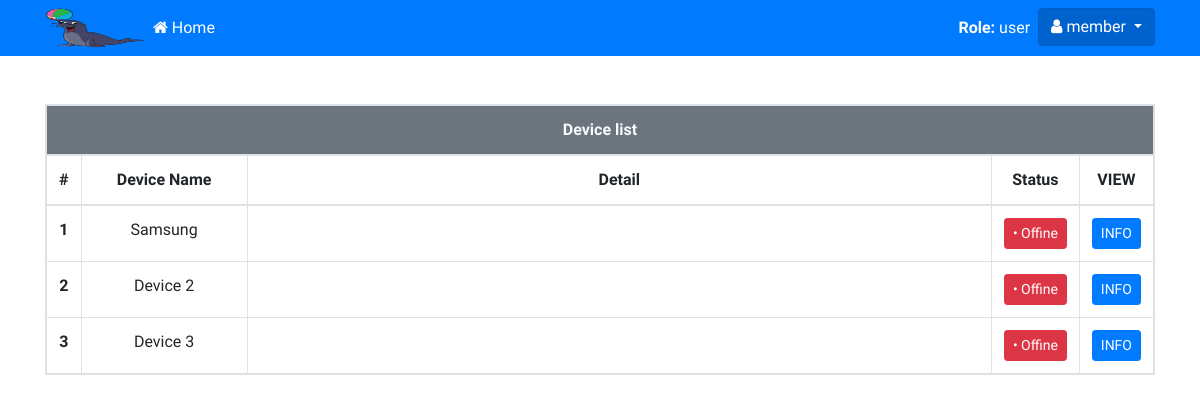
The page /fride/user/index.php (signed in) on the database its author committed.
### tables this page shows
CREATE TABLE `tbl_device` (
  `dv_id` int(10) NOT NULL,
  `dv_name` varchar(255) NOT NULL,
  `dv_detail` varchar(255) NOT NULL,
  `dv_t_min` varchar(25) NOT NULL,
  `dv_t_max` varchar(25) NOT NULL,
  `dv_s_min` varchar(25) NOT NULL,
  `dv_s_max` varchar(25) NOT NULL,
  `dv_line_tk` varchar(100) NOT NULL
);

### fride/user/index.php (the view, shortened to what this page needs)
<?php include_once('header.php'); ?>
</head>
<body>
  <?php include_once('import_navbar.php'); ?>
  <div class="container mt-5">
  <table class="table table-bordered table-responsive" id="show_device" width="100%">
      <thead>
        <tr>
          <th scope="col" colspan="8" class="bg-secondary text-light">Device list</th>
        </tr>
        <tr>
          <th scope="col" class="align-self-center" width="1%">#</th>
          <th scope="col" width="15%">Device Name</th>
          <th scope="col">Detail</th>
          <th scope="col" width="1%">Status</th>
          <th scope="col" width="1%">VIEW</th>
        </tr>
      </thead>
      <tbody>
        <?php
        $obj_dbcon = new dbcon;
        $user_permission = $obj_dbcon->get_user_permission($_SESSION['sess_u_id']);
        foreach($user_permission as $list_pms){
          $get_device = $obj_dbcon->fetch_device_user($list_pms);
          $fetch = $get_device->fetch_array();
          if(!$fetch){
            echo "<tr><td colspan='8'>ไม่มีข้อมูล</td></tr>";
          }else{
        ?>
          <tr>
            <th scope="row"><?php echo $fetch['dv_id'];?></th>
            <td><?php echo $fetch['dv_name'];?></td>
            <td style="text-align:left;"><?php echo$fetch['dv_detail'];?></td>
            <td><?php echo $check_status_device = $obj_dbcon->check_status_device($fetch['dv_id']);?></td>
            <td><a href="show_device.php?dv_id=<?php echo$fetch['dv_id'];?>"><button class="btn btn-primary btn-sm">INFO</button></a></td>
          </tr>
        <?php  }} ?>
      </tbody>
    </table>
  </div>
</body>
</html>

### fride/functions.php (shortened to what this page needs)
<?php
class dbcon
{
    public function __construct()
    {
        $this->dbcon = new mysqli(DB_SERVER, DB_USER, DB_PASS, DB_NAME);
    }
    function get_user_permission($sess_id)
    {
        $result_check = $this->dbcon->query("SELECT u_id,u_permission FROM tbl_user WHERE u_id='$sess_id' ");
        $fetch_check = $result_check->fetch_array();
        $explode = explode(",", $fetch_check['u_permission']);
        return $explode;
    }
    function fetch_device_user($list_pms)
    {
        $result = $this->dbcon->query("SELECT * FROM tbl_device WHERE dv_id='$list_pms' ");
        return $result;
    }
    function check_status_device($dv_id)
    {
        $result_send = $this->dbcon->query("SELECT *,NOW() as dt_now FROM tbl_data WHERE dv_id='$dv_id' ORDER BY data_id DESC LIMIT 1");
        $fetch_send = $result_send->fetch_array();
        if (!$fetch_send) {
            echo "<button class='btn btn-danger btn-sm'>• Offine</button>";
        } else {
            $recv = $fetch_send['Date'] . ' ' . $fetch_send['Time'];
            $recv_now = $fetch_send['dt_now'];
            $date1 = strtotime("$recv");
            $date2 = strtotime("$recv_now");
            $interval = $date2 - $date1;
            $seconds = $interval % 60;
            $minutes = floor(($interval % 3600) / 60);
            $hours = floor($interval / 3600);
            if ($hours > 0) {
                echo "<button class='btn btn-danger btn-sm'>• Offine</button>";
            }else if($hours >= 0 && $minutes >= 2){
                echo "<button class='btn btn-danger btn-sm'>• Offine</button>";
            }
            else{
                echo "<button class='btn btn-success btn-sm'>• Online</button>";
            }
        }
    }
}

### fride/css/style.css (style rules this page uses)
body { font-family: 'Sarabun', sans-serif; }
tr,td ,th > #show_device { text-align: center; vertical-align: middle; }

### rows shown on the page
tbl_device: dv_id "1", dv_name "Samsung", shows "• Offine"
tbl_device: dv_id "2", dv_name "Device 2", shows "• Offine"
tbl_device: dv_id "3", dv_name "Device 3", shows "• Offine"

### other values the page prints
$_SESSION['sess_u_type'] "user"
$_SESSION['sess_u_user'] "member"
